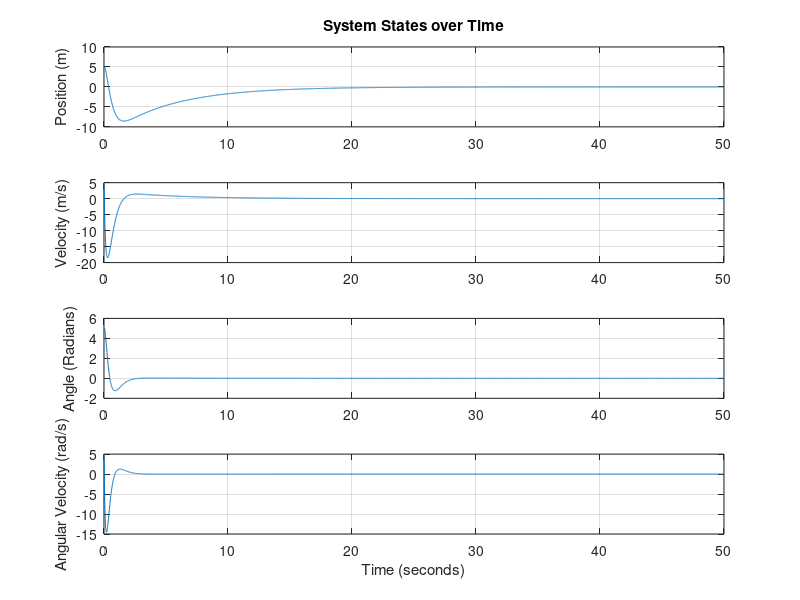

This chart was generated by the following MATLAB code:
%% LQR controller implementation for self balancing bot 

% Define system parameters
M = 1;    % Mass of the chassis (kg)
m = 0.5741;  % Mass of the Wheels and legs (kg)
b = 0.1;  % Coefficient of friction (Ns/m)
I_x = 0.0358; % Moment of Inertia (X-Axis) (kg*m^2)
I_y = 0.0197; % Moment of Inertia (Y-Axis) (kg*m^2)
I_z = 0.0268; % Moment of Inertia (Z-Axis) (kg*m^2)
I   = 0.0489; % Moment of Inertia (Total) (kg*m^2)
g = 9.8;  % Acceleration due to gravity (m/s^2)
l = 0.158;  % Length to wheel axis from the Center of Mass
p = I*(M+m)+M*m*l^2; % Denominator for the A and B matrices

% Define State-Space Matrices A and B
A = [0      1              0           0;
     0 -(I+m*l^2)*b/p  (m^2*g*l^2)/p   0;
     0      0              0           1;
     0 -(m*l*b)/p       m*g*l*(M+m)/p  0];

B = [     0;
     (I+m*l^2)/p;
          0;
        m*l/p];

% Check Controllability Rank
a = rank(ctrb(A,B));
disp(['Rank of Controllability Matrix: ', num2str(a)]);
if a == 4
    fprintf('LQR can be applied, since Rank is equal to the Dimensions of Matrix A\n');
else
    fprintf('LQR cannot be applied, as Rank is not equal to the Dimensions of Matrix A\n');
end

% Define Output Matrices C and D
C = [1 0 0 0;
     0 0 1 0]; 
D=[0;0];

pos_0 = input('Enter initial position (m): ');
vel_0 = input('Enter initial velovity (m/s): ');
theta_0 = input('Enter the initial angle (rad): ');
angular_vel_0 = input('Enter initial angular velocity (rad/s): ');

% Define Initial State Vector
x0 = [pos_0; vel_0; theta_0; angular_vel_0];

% Define LQR Weighting Matrices Q and R

% Q penalizes state errors
Q = [1     0     0     0 ;       % Penalty on position error
     0     25    0     0 ;       % Penalty on velocity error
     0     0     25    0 ;       % Penalty on angle error
     0     0     0     25];     % Penalty on angular velocity error

% R penalizes control effort
R = 1;

% Calculate LQR Gain Matrix K
K = lqr(A,B,Q,R);
fprintf("Value of K:\n");
disp(K);

ltiSys = ss((A-B*K), B, C, D);

% Simulate the System Response
t = 0:0.01:50;
[y, t, x_states] = lsim(ltiSys, zeros(size(t)), t, x0);

% Display Poles of the System
fprintf("Poles of System (Must be negative real parts for stability):\n");
disp(pole(ltiSys));

% Plot all states versus time
figure;
subplot(4,1,1); 
plot(t, x_states(:,1)); 
ylabel('Position (m)');
title('System States over Time');
grid on;

subplot(4,1,2); 
plot(t, x_states(:,2)); 
ylabel('Velocity (m/s)');
grid on;

subplot(4,1,3);
plot(t, x_states(:,3)); 
ylabel('Angle (Radians)');
grid on;

subplot(4,1,4);
plot(t, x_states(:,4));
ylabel('Angular Velocity (rad/s)');
xlabel('Time (seconds)');
grid on;
